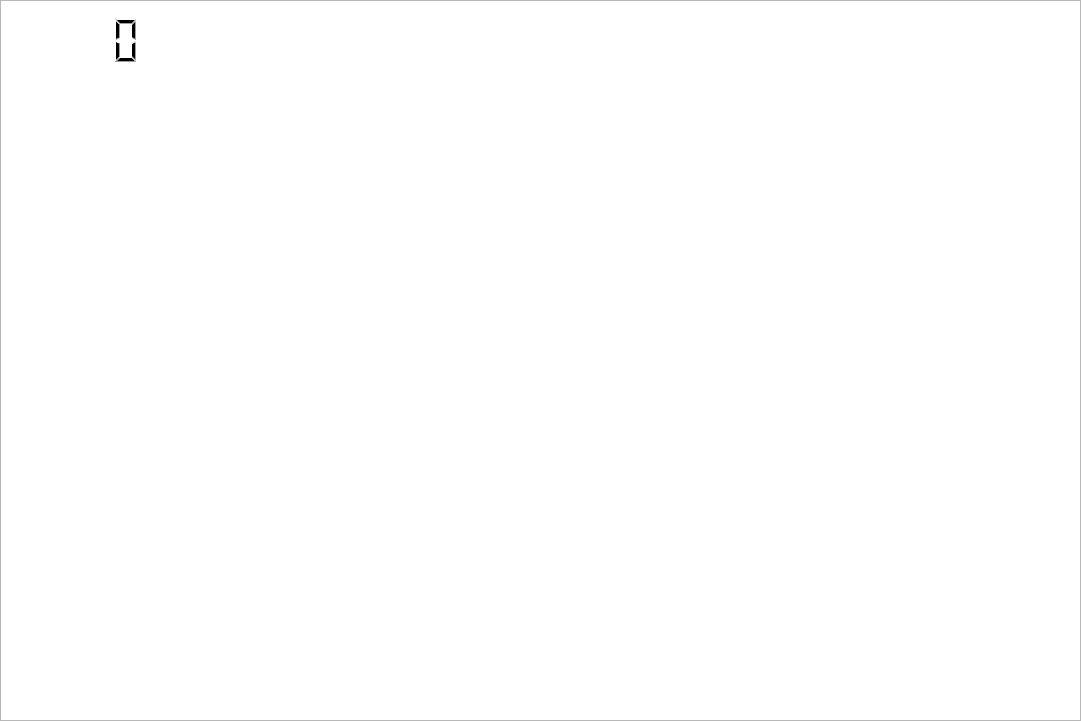
<?xml version="1.0" encoding="UTF-8"?>
<ui version="4.0">
 <class>Widget</class>
 <widget class="QWidget" name="Widget">
  <property name="geometry">
   <rect>
    <x>0</x>
    <y>0</y>
    <width>1081</width>
    <height>721</height>
   </rect>
  </property>
  <property name="windowTitle">
   <string>Mill Game</string>
  </property>
  <widget class="QGraphicsView" name="graphicsView">
   <property name="geometry">
    <rect>
     <x>0</x>
     <y>0</y>
     <width>1081</width>
     <height>721</height>
    </rect>
   </property>
  </widget>
  <widget class="QLCDNumber" name="GameScore">
   <property name="geometry">
    <rect>
     <x>10</x>
     <y>10</y>
     <width>131</width>
     <height>61</height>
    </rect>
   </property>
   <property name="styleSheet">
    <string notr="true">QLCDNumber{
border: 0 px;
}</string>
   </property>
  </widget>
 </widget>
 <resources/>
 <connections/>
</ui>
